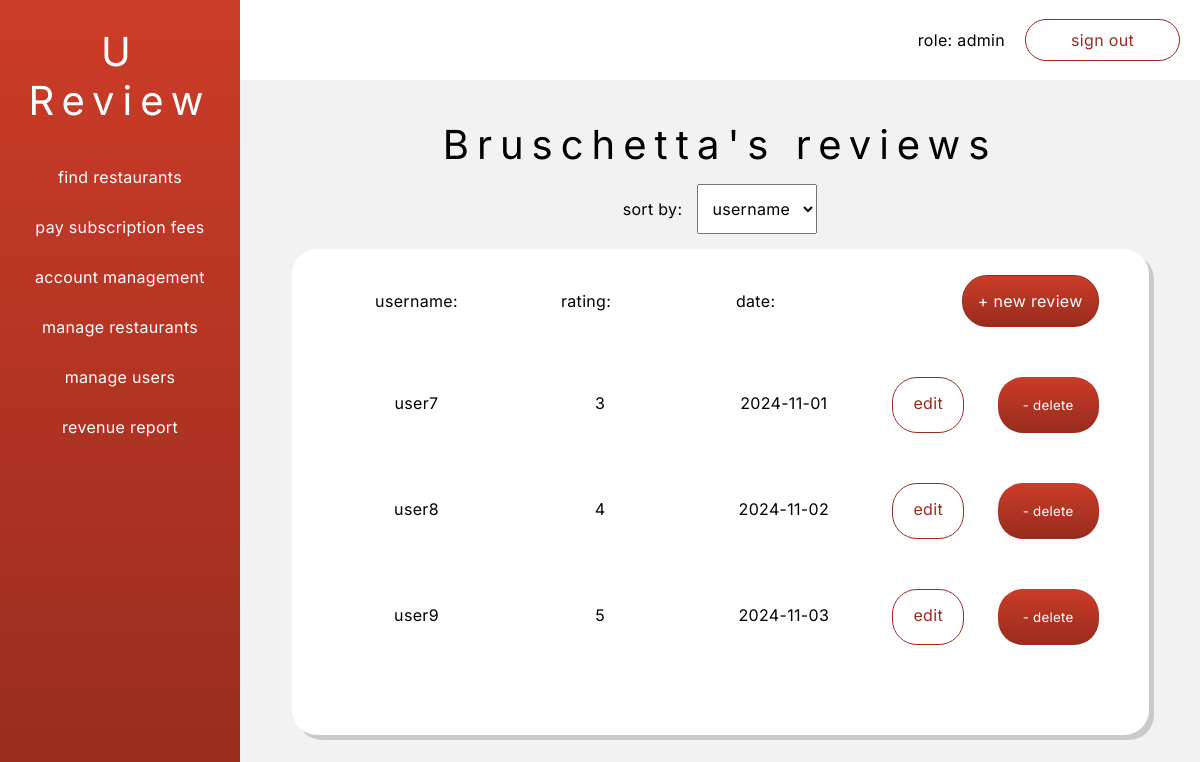
The page /phpViews/reviewManagement/viewReview.php?food_id=3&restaurant_id=1 (signed in) on the database its author committed.
### tables this page shows
CREATE TABLE IF NOT EXISTS `food` (
  `food_id` int NOT NULL AUTO_INCREMENT,
  `name` varchar(60) NOT NULL,
  `description` varchar(120) NOT NULL,
  `type` varchar(30) NOT NULL,
  `price` decimal(8,2) NOT NULL,
  `restaurant_id` int NOT NULL,
  PRIMARY KEY (`food_id`),
  KEY `restaurant_id` (`restaurant_id`)
);

CREATE TABLE IF NOT EXISTS `review` (
  `review_id` int NOT NULL AUTO_INCREMENT,
  `user_id` int NOT NULL,
  `food_id` int NOT NULL,
  `rating` int NOT NULL,
  `date` date NOT NULL,
  PRIMARY KEY (`review_id`,`user_id`,`food_id`),
  KEY `user_id` (`user_id`),
  KEY `food_id` (`food_id`)
);

CREATE TABLE IF NOT EXISTS `user` (
  `user_id` int NOT NULL AUTO_INCREMENT,
  `username` varchar(30) NOT NULL,
  `name` varchar(30) NOT NULL,
  `password` varchar(90) NOT NULL,
  `email` varchar(60) NOT NULL,
  `role` varchar(30) NOT NULL,
  PRIMARY KEY (`user_id`)
);

### security/sanitize.php (called while the page is built)
<?php
function sanitize($conn, $string) {
    $string = stripslashes($string);
    $string = $conn->real_escape_string($string);
    return htmlentities($string);
}
?>

### phpViews/reviewManagement/viewReview.php (the view, shortened to what this page needs)
<!DOCTYPE html>
<html lang="en">
<head>
    <link rel="stylesheet" href="../../styles.css">
</head>
<body>
    <div class="dashboard-container">
        <div class="dashboard-left-container">
            <h1 class="dashboard-nav-title">U Review</h1>
            <?php
                require_once "../../components/dashboardleftContainer.php";
            ?>
        </div>
        <div class="dashboard-right-container">
            <?php
                require_once "../../components/dashboardNavBar.php";
            ?>
            <div class="dashboard-main">
                <?php
                    require_once '../../security/checksession.php';
                    require_once '../../security/sanitize.php';
                    $conn = new mysqli($hn,$un,$pw,$db);
                    $food_id = sanitize($conn, $_GET['food_id']);
                    $query = "SELECT * FROM food WHERE food_id=$food_id";
                    $result = $conn->query($query);
                    if($result->num_rows > 0){
                        while($row = $result->fetch_array(MYSQLI_ASSOC)){
                            echo "<div class='title'>$row[name]'s reviews</div>";
                        }
                    }
                    else{
                        echo "No data found <br>";
                    }
                ?>
                <form method="POST" onchange="updateSort()" id="sort-by-form">
                    <label for="sort-by-form">sort by:</label>
                    <select name="sortby" id="sortby">
                        <?php
                            $values = ['username','rating','date'];
                            $valueLabels = ['username','rating','date'];
                            $sortBy = $values[0];
                            for($i = 0; $i < count($values); $i++){
                                if($values[$i] == $sortBy){
                                    echo "<option selected value=$values[$i]>$valueLabels[$i]</option>";
                                }
                                else{
                                    echo "<option value=$values[$i]>$valueLabels[$i]</option>";
                                }
                            }
                        ?>
                    </select>
                </form>
                <div class="dashboard-list-container">
                    <ul>
                        <li class="restaurant-list-item header-list-item">
                            <p>username:</p>
                            <p>rating:</p>
                            <p>date:</p>
                            <?php
                                require_once '../../security/checksession.php';
                                require_once '../../security/sanitize.php';
                                $conn = new mysqli($hn,$un,$pw,$db);
                                $restaurant_id = sanitize($conn,$_GET['restaurant_id']);
                                $food_id = sanitize($conn, $_GET['food_id']);
                                echo "<a href='addReview.php?restaurant_id=$restaurant_id&food_id=$food_id' id='new-restaurant-btn'>+ new review</a>";
                        ?>
                        </li>
                        <?php
                            require_once '../../security/checksession.php';
                            require_once '../../security/sanitize.php';
                            $conn = new mysqli($hn,$un,$pw,$db);
                            $food_id = sanitize($conn, $_GET['food_id']);
                            $restaurant_id = sanitize($conn, $_GET['restaurant_id']);
                            $sortBy = "username";
                            $query = "SELECT * FROM review as r JOIN user as u ON r.user_id = u.user_id WHERE food_id=$food_id ORDER BY $sortBy ASC";
                            $result = $conn->query($query);
                            if($result->num_rows > 0){
                                while($row = $result->fetch_array(MYSQLI_ASSOC)){
                                    echo <<< _END
                                            <li class="restaurant-list-item header-list-item">
                                                <p>$row[username]</p>
                                                <p>$row[rating]</p>
                                                <p>$row[date]</p>
                                                <a href="updateReview.php?review_id=$row[review_id]&food_id=$food_id&restaurant_id=$restaurant_id">edit</a>
                                                <form action='deleteReview.php' method='post'>
                                                    <input type='hidden' name='delete' value='yes'>
                                                    <input type='hidden' name='restaurant_id' value=$restaurant_id>
                                                    <input type='hidden' name='food_id' value=$food_id;>
                                                    <input type='hidden' name='review_id' value='$row[review_id]'>
                                                    <input class="delete-btn" type='submit' value='- delete'>
                                                </form>
                                            </li>
                                    _END;
                                }
                            }
                            else{
                                echo "No data found <br>";
                            }
                        ?>
                    </ul>
                </div>
            </div>
    </div>
</body>
</html>

### styles.css (style rules this page uses)
:root { --white: white; --lightRed: #cc3c28; --darkRed: #972c1e; --redGradient: linear-gradient( var(--lightRed), var(--darkRed) ); --lightgrey: #f2f2f2; --darkgrey:#cacaca; }
* { font-family: "Inter", sans-serif; letter-spacing: .02em; font-weight: normal; scroll-behavior: smooth; }
body { height: 100vh; width: 100vw; margin:0; padding:0; display: flex; flex-direction: column; justify-content: center; align-items: center; }
.title { font-size: 64px; letter-spacing: .2em; text-align: center; }
.dashboard-container { width: 100vw; height: 100vh; margin: 0; padding: 0; display:flex; }
.dashboard-left-container { width: 20%; background:var(--redGradient); height: 100%; overflow: scroll; scroll-behavior: smooth; }
.dashboard-right-container { width: 80%; height: 100%; }
.dashboard-main { height: 90%; background-color: var(--lightgrey); display: flex; flex-direction: column; align-items: center; gap: 15px; padding:15px; padding-top: 40px; box-sizing: border-box; }
.dashboard-nav-title { font-size: 40px; text-align: center; color: var(--white); letter-spacing: 0.2em; }
#sort-by-form { display: flex; flex-direction: row; justify-content: center; align-items: center; gap: 15px; }
#sortby { width: 120px; height: 50px; font-size: 16px; text-align: center; }
.dashboard-list-container { width: 90%; height: 70%; border-radius: 25px; background-color: white; box-shadow: 5px 5px var(--darkgrey); padding: 10px; overflow: scroll; }
.restaurant-list-item { width: 95%; display: flex; justify-content: space-between; margin-bottom: 20px; }
.header-list-item { margin-bottom: 50px; }
.restaurant-list-item > p { width: 150px; text-align: center; }
.restaurant-list-item > a { padding: 15px 20px; color: var(--darkRed); border: 1px solid var(--darkRed); border-radius: 25px; }
.delete-btn { display: block; padding: 20px 25px; background: var(--redGradient); border: none; color: var(--white); border-radius: 25px; }
#new-restaurant-btn { padding: 15px; background: var(--redGradient); color: white; border-radius: 25px; font-size: 16px; text-decoration: none; }
li > a { text-decoration: none; }
ul > li { list-style: none; }
@media screen and (max-height: 1000px) { .title { font-size: 40px; } }

### rows shown on the page
food: name "Bruschetta"
review: user.username "user7", rating "3", date "2024-11-01"
review: user.username "user8", rating "4", date "2024-11-02"
review: user.username "user9", rating "5", date "2024-11-03"

### other values the page prints
$role "admin"
form field sortby "username"
